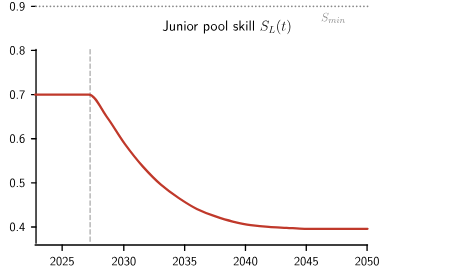
#> input picture image-1.png, 454 x 272 px
$ python ocr.py ../image-1.png 3
#> lines starting #> are read from the running program, lines starting #| are printed output that depends on the picture
import sys, json
import numpy as np
from PIL import Image
from rapidocr_onnxruntime import RapidOCR

def run(path, scale=3):
#> called with path = '../image-1.png', scale = 3
    img = Image.open(path).convert('RGB')
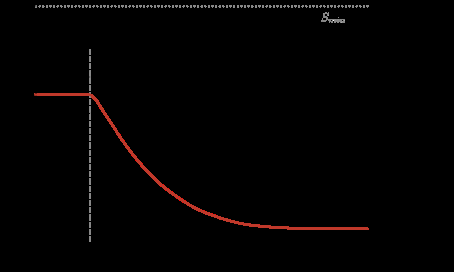
#> img: PIL image 454x272 RGB; mean R, G, B 3.1, 1.7, 1.5
    w, h = img.size
#> w = 454; h = 272
    big = np.array(img.resize((w * scale, h * scale), Image.LANCZOS))
#> (the run stopped early here; a loop or call above may not have finished)
